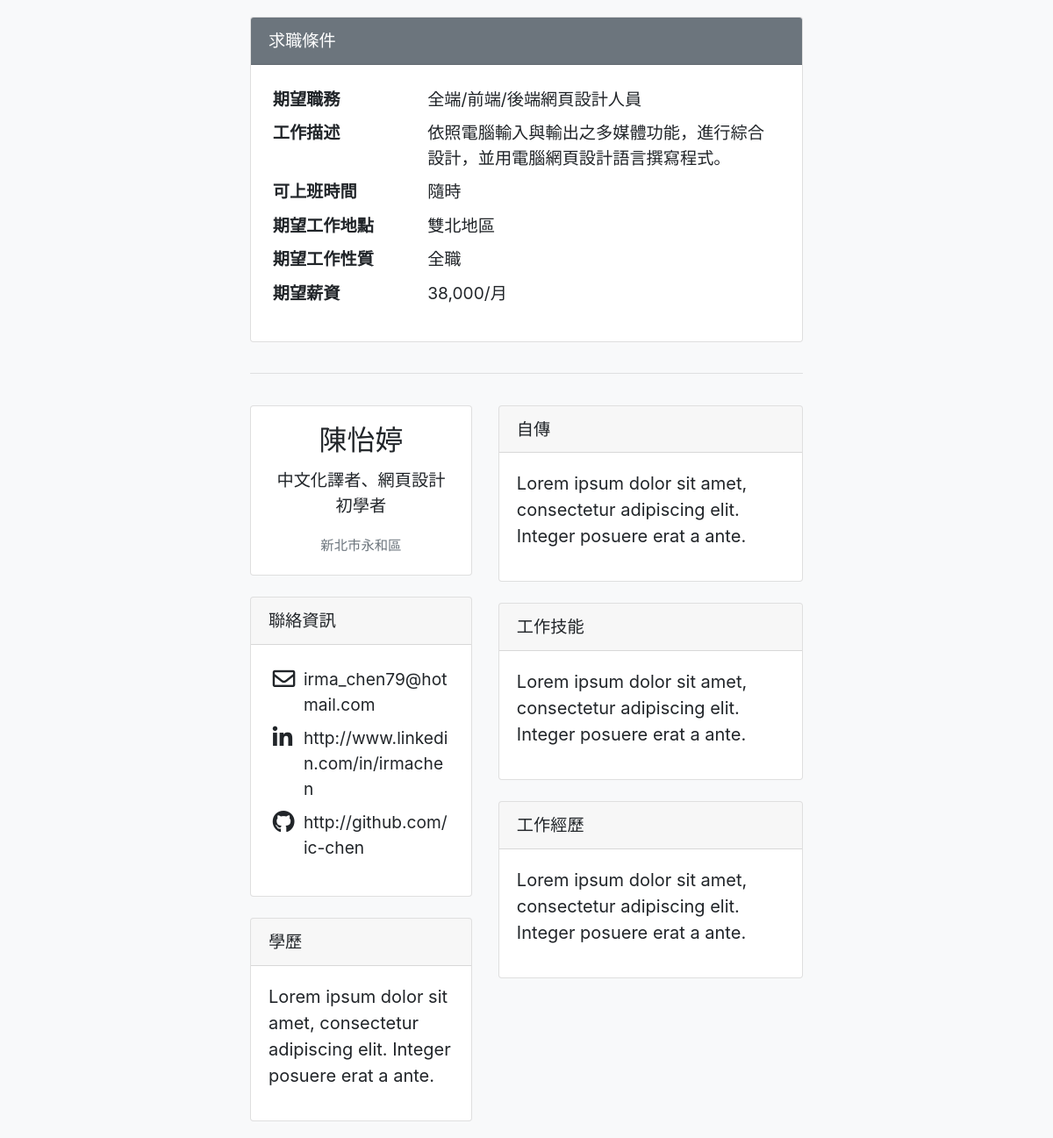
The app's page /resume.php (signed in) with its own data.
### tables this page shows
CREATE TABLE `reqs` (
  `id` int(11) NOT NULL,
  `acct` varchar(20) NOT NULL COMMENT '帳號',
  `see` tinyint(1) NOT NULL DEFAULT 0 COMMENT '可見',
  `reqs_posit` varchar(100) DEFAULT NULL COMMENT '期望職務',
  `reqs_jd` varchar(500) DEFAULT NULL COMMENT '工作描述',
  `reqs_time` varchar(50) DEFAULT NULL COMMENT '可上班時間',
  `reqs_type` varchar(10) DEFAULT NULL COMMENT '期望工作性質',
  `reqs_place` varchar(100) DEFAULT NULL COMMENT '期望工作地點',
  `reqs_pay` varchar(50) DEFAULT NULL COMMENT '期望薪資'
);

CREATE TABLE `user` (
  `id` int(11) NOT NULL,
  `acct` varchar(20) NOT NULL COMMENT '帳號',
  `psw` varchar(20) NOT NULL COMMENT '密碼',
  `name` varchar(50) NOT NULL COMMENT '姓名',
  `gender` varchar(20) DEFAULT NULL COMMENT '性別',
  `btd` date DEFAULT NULL COMMENT '生日',
  `email` varchar(100) DEFAULT NULL COMMENT '電郵',
  `tel_cell` varchar(20) DEFAULT NULL COMMENT '行動電話',
  `tel_home` varchar(20) DEFAULT NULL COMMENT '家中電話',
  `addr` varchar(128) DEFAULT NULL COMMENT '居住地區',
  `reg_time` timestamp NULL DEFAULT current_timestamp() COMMENT '註冊時間',
  `upt_time` timestamp NULL DEFAULT current_timestamp() COMMENT '更新時間'
);

CREATE TABLE `s_intro` (
  `id` int(11) NOT NULL,
  `acct` varchar(20) NOT NULL COMMENT '帳號',
  `see` tinyint(1) NOT NULL DEFAULT 0 COMMENT '可見',
  `s_intro` varchar(500) DEFAULT NULL COMMENT '自介',
  `bio` varchar(1000) DEFAULT NULL
);

CREATE TABLE `social_m` (
  `id` int(11) NOT NULL,
  `acct` varchar(20) NOT NULL COMMENT '帳號',
  `see` tinyint(1) NOT NULL DEFAULT 0 COMMENT '可見',
  `fb` varchar(50) DEFAULT NULL,
  `ig` varchar(50) DEFAULT NULL,
  `linkedin` varchar(50) DEFAULT NULL,
  `github` varchar(50) DEFAULT NULL,
  `youtube` varchar(50) DEFAULT NULL,
  `twitter` varchar(50) DEFAULT NULL
);

### resume.php (the view, shortened to what this page needs)
<?php
include_once "./api/db_info.php";
function search($table,...$arg){
    global $pdo;
    $sql="SELECT * FROM $table WHERE ";
    if(is_array($arg[0])){
      foreach($arg[0] as $key => $value){
        $tmp[]=sprintf("`%s`='%s'",$key,$value);
      }
      $sql=$sql . implode(" && ",$tmp);
    }else{
      $sql=$sql . " `id`='".$arg[0]."'";
    }
    return $pdo->query($sql)->fetch(PDO::FETCH_ASSOC);
}
function searchAll($table,...$arg){
    global $pdo;
    $sql="SELECT * FROM $table";
      if(!empty($arg[0])){
        foreach($arg[0] as $key => $value){
          $tmp[]=sprintf("`%s`='%s'",$key,$value);
        }
        $sql=$sql . " WHERE " . implode(" && ",$tmp);
      }
    return $pdo->query($sql)->fetchAll(PDO::FETCH_ASSOC);
}
?>
<!DOCTYPE html>
<html lang="en">
<head>
    <link rel="stylesheet" href="./css/bootstrap.css">
    <link rel="stylesheet" href="./css/all.css">
</head>
<body class="bg-light">
<div class="container-fluid">
<?php
$data=search("user",$_SESSION['id']);
$acct=$data['acct'];
$reqs=searchAll("reqs",["acct"=>"$acct", "see"=>"1"]);
foreach($reqs as $value){
?>
    <div class="reqs row justify-content-center">
        <div class="col-7">
            <div class="card">
                <div class="card-header text-white bg-secondary">
                求職條件
                </div>
                <div class="card-body">
                    <table class="table-reqs table table-borderless table-sm">
                    <tbody>
                        <tr>
                        <th scope="row">期望職務</th>
                        <td><?=$value['reqs_posit'];?></td>
                        </tr>
                        <tr>
                        <th scope="row">工作描述</th>
                        <td><?=$value['reqs_jd'];?></td>
                        </tr>
                        <tr>
                        <th scope="row">可上班時間</th>
                        <td><?=$value['reqs_time'];?></td>
                        </tr>
                        <tr>
                        <th scope="row">期望工作地點</th>
                        <td><?=$value['reqs_place'];?></td>
                        </tr>
                        <tr>
                        <th scope="row">期望工作性質</th>
                        <td><?=$value['reqs_type'];?></td>
                        </tr>
                        <tr>
                        <th scope="row">期望薪資</th>
                        <td><?=$value['reqs_pay'];?></td>
                        </tr>
                    </tbody>
                    </table>
                </div>
            </div>
        </div>
    </div>
    <div class="reqs row justify-content-center">
        <div class="col-7">
            <hr>
        </div>
    </div>
<?php
}
?>
<?php
$s_intro=searchAll("s_intro",["acct"=>"$acct", "see"=>"1"]);
$social_m=searchAll("social_m",["acct"=>"$acct", "see"=>"1"]);
?>
    <div class="resume row justify-content-center">
        <div class="left col-3">
            <div class="name card text-center">
                <div class="card-body">
                    <h5 class="card-title h2"><?=$data['name'];?></h5>
                    <?php
                    foreach($s_intro as $value){
                    ?>
                    <p class="card-text"><?=$value['s_intro'];?></p>
                    <?php
                    }
                    ?>
                    <p class="card-text"><small class="text-muted"><?=$data['addr'];?></small></p>
                </div>
            </div>
            <div class="contact card mt-4">
                <div class="card-header">
                聯絡資訊
                </div>
                <div class="card-body">
                    <table class="table-contact table table-borderless table-sm">
                    <tbody>
                    <tr>
                    <td><i class="far fa-envelope fa-lg"></i></th>
                    <td><?=$data['email'];?></td>
                    </tr>
                <?php
                foreach($social_m as $value) {
                ?>
                <?php
                if(!empty($value['linkedin'])) {
                ?>
                    <tr>
                    <td><i class="fab fa-linkedin-in fa-lg"></td>
                    <td><?=$value['linkedin'];?></td>
                    </tr>
                <?php
                }
                if(!empty($value['github'])) {
                ?>
                    <tr>
                    <td><i class="fab fa-github fa-lg"></i></td>
                    <td><?=$value['github'];?></td>
                    </tr>
                <?php
                }
                ?>
                <?php
                }
                ?>
                    </tbody>
                    </table>
                </div>
            </div>
            <div class="edu card mt-4">
                <div class="card-header">
                學歷
                </div>
                <div class="card-body">
                    <blockquote class="blockquote mb-0">
                    <p>Lorem ipsum dolor sit amet, consectetur adipiscing elit. Integer posuere erat a ante.</p>
                    </blockquote>
                </div>
            </div>
        </div>
        <div class="right col-4">
            <div class="s_intro card">
                <div class="card-header">
                自傳
                </div>
                <div class="card-body">
                    <blockquote class="blockquote mb-0">
                    <p>Lorem ipsum dolor sit amet, consectetur adipiscing elit. Integer posuere erat a ante.</p>
                    </blockquote>
                </div>
            </div>
            <div class="skill card mt-4">
                <div class="card-header">
                工作技能
                </div>
                <div class="card-body">
                    <blockquote class="blockquote mb-0">
                    <p>Lorem ipsum dolor sit amet, consectetur adipiscing elit. Integer posuere erat a ante.</p>
                    </blockquote>
                </div>
            </div>
            <div class="exp card mt-4">
                <div class="card-header">
                工作經歷
                </div>
                <div class="card-body">
                    <blockquote class="blockquote mb-0">
                    <p>Lorem ipsum dolor sit amet, consectetur adipiscing elit. Integer posuere erat a ante.</p>
                    </blockquote>
                </div>
            </div>
        </div>
    </div>
</div>
</body>
</html>

### css/all.css (style rules this page uses)
.fa, .fas, .far, .fal, .fad, .fab { -moz-osx-font-smoothing: grayscale; -webkit-font-smoothing: antialiased; display: inline-block; font-style: normal; font-variant: normal; text-rendering: auto; line-height: 1; }
.fa-lg { font-size: 1.33333em; line-height: 0.75em; vertical-align: -.0667em; }
.fa-envelope:before { content: "\f0e0"; }
.fa-github:before { content: "\f09b"; }
.fa-linkedin-in:before { content: "\f0e1"; }
.fab { font-family: 'Font Awesome 5 Brands'; }
.far { font-family: 'Font Awesome 5 Free'; font-weight: 400; }

### resume.php (style rules this page uses)
body { font-size: 1.2em; }
.row { margin: 1em; }
.table-reqs tr th { width: 30%; }
.table-contact { word-break: break-all; word-wrap: break-all; }

### records on screen
reqs: reqs_posit "全端/前端/後端網頁設計人員", reqs_jd "依照電腦輸入與輸出之多媒體功能，進行綜合設計，並用電腦網頁設計語言撰寫程式。", reqs_time "隨時", reqs_place "雙北地區", reqs_type "全職", reqs_pay "38,000/月"
user: name "陳怡婷", addr "新北市永和區", email "irma_chen79@hotmail.com"
s_intro: s_intro "中文化譯者、網頁設計初學者"
social_m: linkedin "http://www.linkedin.com/in/irmachen", github "http://github.com/ic-chen"
